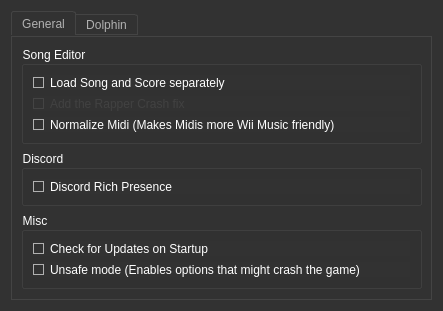
<?xml version="1.0" encoding="UTF-8"?>
<ui version="4.0">
 <class>Settings</class>
 <widget class="QDialog" name="Settings">
  <property name="windowModality">
   <enum>Qt::ApplicationModal</enum>
  </property>
  <property name="geometry">
   <rect>
    <x>0</x>
    <y>0</y>
    <width>443</width>
    <height>308</height>
   </rect>
  </property>
  <property name="windowTitle">
   <string>Settings</string>
  </property>
  <property name="styleSheet">
   <string notr="true">QToolTip
{
     border: 1px solid black;
     background-color: #ffa02f;
     padding: 1px;
     border-radius: 3px;
     opacity: 100;
}

QWidget
{
    color: white;
    background-color: #323232;
}

QWidget:item:hover
{
    background-color: QLinearGradient( x1: 0, y1: 0, x2: 0, y2: 1, stop: 0 #ffa02f, stop: 1 #ca0619);
    color: #000000;
}

QWidget:item:selected
{
    background-color: QLinearGradient( x1: 0, y1: 0, x2: 0, y2: 1, stop: 0 #ffa02f, stop: 1 #d7801a);
}

QMenuBar
{
	background: #242424;
}

QMenuBar::item
{
    background: transparent;
}

QMenuBar::item:selected
{
    background: transparent;
    border: 1px solid #ffaa00;
}

QMenuBar::item:pressed
{
    background: #444;
    border: 1px solid #000;
    background-color: QLinearGradient(
        x1:0, y1:0,
        x2:0, y2:1,
        stop:1 #212121,
        stop:0.4 #343434/*,
        stop:0.2 #343434,
        stop:0.1 #ffaa00*/
    );
    margin-bottom:-1px;
    padding-bottom:1px;
}

QMenu
{
    border: 1px solid #000;
}

QMenu::item
{
    padding: 2px 20px 2px 20px;
}

QMenu::item:selected
{
    color: #000000;
}

QWidget:disabled
{
    color: #404040;
    background-color: #323232;
}

QLineEdit
{
    background-color: QLinearGradient( x1: 0, y1: 0, x2: 0, y2: 1, stop: 0 #4d4d4d, stop: 0 #646464, stop: 1 #5d5d5d);
    padding: 1px;
    border-style: solid;
    border: 1px solid #1e1e1e;
    border-radius: 5;
}

QPushButton
{
    color: white;
    background-color: QLinearGradient( x1: 0, y1: 0, x2: 0, y2: 1, stop: 0 #565656, stop: 0.1 #525252, stop: 0.5 #4e4e4e, stop: 0.9 #4a4a4a, stop: 1 #464646);
    border-width: 1px;
    border-color: #1e1e1e;
    border-style: solid;
    border-radius: 6;
    padding: 3px;
    padding-left: 5px;
    padding-right: 5px;
}

QPushButton:pressed
{
    background-color: QLinearGradient( x1: 0, y1: 0, x2: 0, y2: 1, stop: 0 #2d2d2d, stop: 0.1 #2b2b2b, stop: 0.5 #292929, stop: 0.9 #282828, stop: 1 #252525);
}

QComboBox
{
    selection-background-color: #ffaa00;
    background-color: QLinearGradient( x1: 0, y1: 0, x2: 0, y2: 1, stop: 0 #565656, stop: 0.1 #525252, stop: 0.5 #4e4e4e, stop: 0.9 #4a4a4a, stop: 1 #464646);
    border-style: solid;
    border: 1px solid #1e1e1e;
    border-radius: 5;
	padding-left: 4px;
}

QComboBox:hover,QPushButton:hover
{
    border: 2px solid QLinearGradient( x1: 0, y1: 0, x2: 0, y2: 1, stop: 0 #ffa02f, stop: 1 #d7801a);
}


QComboBox:on
{
    background-color: QLinearGradient( x1: 0, y1: 0, x2: 0, y2: 1, stop: 0 #2d2d2d, stop: 0.1 #2b2b2b, stop: 0.5 #292929, stop: 0.9 #282828, stop: 1 #252525);
    selection-background-color: #ffaa00;
}

QComboBox QAbstractItemView
{
    border: 2px solid darkgray;
    selection-background-color: QLinearGradient( x1: 0, y1: 0, x2: 0, y2: 1, stop: 0 #ffa02f, stop: 1 #d7801a);
}

QComboBox::drop-down
{
     subcontrol-origin: padding;
     subcontrol-position: top right;
     width: 15px;

     border-left-width: 0px;
     border-left-color: darkgray;
     border-left-style: solid; /* just a single line */
     border-top-right-radius: 3px; /* same radius as the QComboBox */
     border-bottom-right-radius: 3px;
 }

QComboBox::down-arrow
{
     image: url(:images/images/down_arrow.png);
}

QGroupBox:focus
{
border: 2px solid QLinearGradient( x1: 0, y1: 0, x2: 0, y2: 1, stop: 0 #ffa02f, stop: 1 #d7801a);
}

QTextEdit:focus
{
    border: 2px solid QLinearGradient( x1: 0, y1: 0, x2: 0, y2: 1, stop: 0 #ffa02f, stop: 1 #d7801a);
}

QScrollBar:horizontal {
     border: 1px solid #222222;
     background: QLinearGradient( x1: 0, y1: 0, x2: 0, y2: 1, stop: 0.0 #121212, stop: 0.2 #282828, stop: 1 #484848);
     height: 7px;
     margin: 0px 16px 0 16px;
}

QScrollBar::handle:horizontal
{
      background: QLinearGradient( x1: 0, y1: 0, x2: 1, y2: 0, stop: 0 #ffa02f, stop: 0.5 #d7801a, stop: 1 #ffa02f);
      min-height: 20px;
      border-radius: 2px;
}

QScrollBar::add-line:horizontal {
      border: 1px solid #1b1b19;
      border-radius: 2px;
      background: QLinearGradient( x1: 0, y1: 0, x2: 1, y2: 0, stop: 0 #ffa02f, stop: 1 #d7801a);
      width: 14px;
      subcontrol-position: right;
      subcontrol-origin: margin;
}

QScrollBar::sub-line:horizontal {
      border: 1px solid #1b1b19;
      border-radius: 2px;
      background: QLinearGradient( x1: 0, y1: 0, x2: 1, y2: 0, stop: 0 #ffa02f, stop: 1 #d7801a);
      width: 14px;
     subcontrol-position: left;
     subcontrol-origin: margin;
}

QAbstractItemView
{
    background-color: #121212;
}

QScrollBar::right-arrow:horizontal, QScrollBar::left-arrow:horizontal
{
      border: 1px solid black;
      width: 1px;
      height: 1px;
      background: white;
}

QScrollBar::add-page:horizontal, QScrollBar::sub-page:horizontal
{
      background: none;
}

QScrollBar:vertical
{
      background: QLinearGradient( x1: 0, y1: 0, x2: 1, y2: 0, stop: 0.0 #121212, stop: 0.2 #282828, stop: 1 #484848);
      width: 7px;
      margin: 16px 0 16px 0;
      border: 1px solid #222222;
}

QScrollBar::handle:vertical
{
      background: QLinearGradient( x1: 0, y1: 0, x2: 0, y2: 1, stop: 0 #ffa02f, stop: 0.5 #d7801a, stop: 1 #ffa02f);
      min-height: 20px;
      border-radius: 2px;
}

QScrollBar::add-line:vertical
{
      border: 1px solid #1b1b19;
      border-radius: 2px;
      background: QLinearGradient( x1: 0, y1: 0, x2: 0, y2: 1, stop: 0 #ffa02f, stop: 1 #d7801a);
      height: 14px;
      subcontrol-position: bottom;
      subcontrol-origin: margin;
}

QScrollBar::sub-line:vertical
{
      border: 1px solid #1b1b19;
      border-radius: 2px;
      background: QLinearGradient( x1: 0, y1: 0, x2: 0, y2: 1, stop: 0 #d7801a, stop: 1 #ffa02f);
      height: 14px;
      subcontrol-position: top;
      subcontrol-origin: margin;
}

QScrollBar::up-arrow:vertical, QScrollBar::down-arrow:vertical
{
      border: 1px solid black;
      width: 1px;
      height: 1px;
      background: white;
}


QScrollBar::add-page:vertical, QScrollBar::sub-page:vertical
{
      background: none;
}

QTextEdit
{
    background-color: #242424;
	padding-left: 1px;
}

QPlainTextEdit
{
    background-color: #242424;
}

QHeaderView::section
{
    background-color: QLinearGradient(x1:0, y1:0, x2:0, y2:1, stop:0 #616161, stop: 0.5 #505050, stop: 0.6 #434343, stop:1 #656565);
    color: white;
    padding-left: 4px;
    border: 1px solid #6c6c6c;
}

QCheckBox:disabled
{
color: #414141;
}

QDockWidget::title
{
    text-align: center;
    spacing: 3px; /* spacing between items in the tool bar */
    background-color: QLinearGradient(x1:0, y1:0, x2:0, y2:1, stop:0 #323232, stop: 0.5 #242424, stop:1 #323232);
}

QDockWidget::close-button, QDockWidget::float-button
{
    text-align: center;
    spacing: 1px; /* spacing between items in the tool bar */
    background-color: QLinearGradient(x1:0, y1:0, x2:0, y2:1, stop:0 #323232, stop: 0.5 #242424, stop:1 #323232);
}

QDockWidget::close-button:hover, QDockWidget::float-button:hover
{
    background: #242424;
}

QDockWidget::close-button:pressed, QDockWidget::float-button:pressed
{
    padding: 1px -1px -1px 1px;
}

QMainWindow::separator
{
    background-color: QLinearGradient(x1:0, y1:0, x2:0, y2:1, stop:0 #161616, stop: 0.5 #151515, stop: 0.6 #212121, stop:1 #343434);
    color: white;
    padding-left: 4px;
    border: 1px solid #4c4c4c;
    spacing: 3px; /* spacing between items in the tool bar */
}

QMainWindow::separator:hover
{

    background-color: QLinearGradient(x1:0, y1:0, x2:0, y2:1, stop:0 #d7801a, stop:0.5 #b56c17 stop:1 #ffa02f);
    color: white;
    padding-left: 4px;
    border: 1px solid #6c6c6c;
    spacing: 3px; /* spacing between items in the tool bar */
}

QToolBar::handle
{
     spacing: 3px; /* spacing between items in the tool bar */
     background: url(:images/images/handle.png);
}

QMenu::separator
{
    height: 2px;
    background-color: QLinearGradient(x1:0, y1:0, x2:0, y2:1, stop:0 #161616, stop: 0.5 #151515, stop: 0.6 #212121, stop:1 #343434);
    color: white;
    padding-left: 4px;
    margin-left: 10px;
    margin-right: 5px;
}

QProgressBar
{
    border: 2px solid grey;
    border-radius: 5px;
    text-align: center;
}

QProgressBar::chunk
{
    background-color: #d7801a;
    width: 2.15px;
    margin: 0.5px;
}

QTabBar::tab {
    color: #b1b1b1;
    border: 1px solid #444;
    border-bottom-style: none;
    background-color: #323232;
    padding-left: 10px;
    padding-right: 10px;
    padding-top: 3px;
    padding-bottom: 2px;
    margin-right: -1px;
}

QTabWidget::pane {
    border: 1px solid #444;
    top: 1px;
}

QTabBar::tab:last
{
    margin-right: 0; /* the last selected tab has nothing to overlap with on the right */
    border-top-right-radius: 3px;
}

QTabBar::tab:first:!selected
{
 margin-left: 0px; /* the last selected tab has nothing to overlap with on the right */


    border-top-left-radius: 3px;
}

QTabBar::tab:!selected
{
    color: #b1b1b1;
    border-bottom-style: solid;
    margin-top: 3px;
    background-color: QLinearGradient(x1:0, y1:0, x2:0, y2:1, stop:1 #212121, stop:.4 #343434);
}

QTabBar::tab:selected
{
    border-top-left-radius: 3px;
    border-top-right-radius: 3px;
    margin-bottom: 0px;
}

QTabBar::tab:!selected:hover
{
    /*border-top: 2px solid #ffaa00;
    padding-bottom: 3px;*/
    border-top-left-radius: 3px;
    border-top-right-radius: 3px;
    background-color: QLinearGradient(x1:0, y1:0, x2:0, y2:1, stop:1 #212121, stop:0.4 #343434, stop:0.2 #343434, stop:0.1 #ffaa00);
}

QRadioButton::indicator:checked, QRadioButton::indicator:unchecked{
    color: #b1b1b1;
    background-color: #323232;
    border: 1px solid #b1b1b1;
    border-radius: 6px;
}

QRadioButton::indicator:checked
{
    background-color: qradialgradient(
        cx: 0.5, cy: 0.5,
        fx: 0.5, fy: 0.5,
        radius: 1.0,
        stop: 0.25 #ffaa00,
        stop: 0.3 #323232
    );
}

QCheckBox::indicator{
    color: #b1b1b1;
    background-color: #323232;
    border: 1px solid #b1b1b1;
    width: 9px;
    height: 9px;
}

QRadioButton::indicator
{
    border-radius: 6px;
}

QRadioButton::indicator:hover, QCheckBox::indicator:hover
{
    border: 1px solid #ffaa00;
}

QRadioButton:disabled
{
    background-color: #404040;
}


QCheckBox::indicator:checked
{
    image:url(:images/images/checkbox.png);
}

QCheckBox::indicator:disabled, QRadioButton::indicator:disabled
{
    border: 1px solid #444;
}

QWidget[error=&quot;true&quot;]
{
	border: 1px solid red;
}

QWidget[error=&quot;true&quot;]
{
	border: 1px solid red;
}</string>
  </property>
  <layout class="QVBoxLayout" name="verticalLayout">
   <item>
    <widget class="QTabWidget" name="MainWidget">
     <property name="currentIndex">
      <number>0</number>
     </property>
     <widget class="QWidget" name="Tab_General">
      <attribute name="title">
       <string>General</string>
      </attribute>
      <layout class="QVBoxLayout" name="verticalLayout_3">
       <item>
        <widget class="QGroupBox" name="SongEditor">
         <property name="title">
          <string>Song Editor</string>
         </property>
         <layout class="QVBoxLayout" name="verticalLayout_4">
          <item>
           <widget class="QCheckBox" name="SongScoreCheckbox">
            <property name="text">
             <string>Load Song and Score separately</string>
            </property>
           </widget>
          </item>
          <item>
           <widget class="QCheckBox" name="RapperFix">
            <property name="enabled">
             <bool>false</bool>
            </property>
            <property name="text">
             <string>Add the Rapper Crash fix</string>
            </property>
            <property name="checked">
             <bool>true</bool>
            </property>
           </widget>
          </item>
          <item>
           <widget class="QCheckBox" name="Normalize">
            <property name="text">
             <string>Normalize Midi (Makes Midis more Wii Music friendly)</string>
            </property>
           </widget>
          </item>
         </layout>
        </widget>
       </item>
       <item>
        <widget class="QGroupBox" name="groupBox">
         <property name="title">
          <string notr="true">Discord</string>
         </property>
         <layout class="QVBoxLayout" name="verticalLayout_12">
          <item>
           <widget class="QCheckBox" name="Discord">
            <property name="text">
             <string>Discord Rich Presence</string>
            </property>
            <property name="checked">
             <bool>true</bool>
            </property>
           </widget>
          </item>
         </layout>
        </widget>
       </item>
       <item>
        <widget class="QGroupBox" name="Updates">
         <property name="title">
          <string>Misc</string>
         </property>
         <layout class="QVBoxLayout" name="verticalLayout_13">
          <item>
           <widget class="QCheckBox" name="CheckForUpdates">
            <property name="text">
             <string>Check for Updates on Startup</string>
            </property>
            <property name="checked">
             <bool>true</bool>
            </property>
           </widget>
          </item>
          <item>
           <widget class="QCheckBox" name="UnsafeMode">
            <property name="enabled">
             <bool>true</bool>
            </property>
            <property name="text">
             <string>Unsafe mode (Enables options that might crash the game)</string>
            </property>
           </widget>
          </item>
         </layout>
        </widget>
       </item>
       <item>
        <spacer name="General_Spacer">
         <property name="orientation">
          <enum>Qt::Vertical</enum>
         </property>
         <property name="sizeHint" stdset="0">
          <size>
           <width>20</width>
           <height>40</height>
          </size>
         </property>
        </spacer>
       </item>
      </layout>
     </widget>
     <widget class="QWidget" name="Tab_Dolphin">
      <attribute name="title">
       <string notr="true">Dolphin</string>
      </attribute>
      <layout class="QVBoxLayout" name="verticalLayout_2">
       <item>
        <widget class="QGroupBox" name="DolphinPath_Title">
         <property name="title">
          <string>Dolphin Path</string>
         </property>
         <layout class="QVBoxLayout" name="verticalLayout_5">
          <item>
           <widget class="QLabel" name="DolphinPath_Label">
            <property name="font">
             <font>
              <pointsize>8</pointsize>
             </font>
            </property>
            <property name="styleSheet">
             <string notr="true">QLabel
{
padding: 1px;
border: 1px solid;
border-color: #1e1e1e;
background-color: #242424;
padding-top: 6px;
padding-bottom: 6px;
}</string>
            </property>
            <property name="text">
             <string>No Specified Path</string>
            </property>
           </widget>
          </item>
          <item>
           <widget class="QPushButton" name="DolphinPath_Browse">
            <property name="text">
             <string>Browse</string>
            </property>
           </widget>
          </item>
         </layout>
        </widget>
       </item>
       <item>
        <widget class="QGroupBox" name="DolphinSave_Title">
         <property name="title">
          <string>Dolphin Save Path</string>
         </property>
         <layout class="QVBoxLayout" name="verticalLayout_6">
          <item>
           <widget class="QLabel" name="DolphinSave_Label">
            <property name="font">
             <font>
              <pointsize>8</pointsize>
             </font>
            </property>
            <property name="styleSheet">
             <string notr="true">QLabel
{
padding: 1px;
border: 1px solid;
border-color: #1e1e1e;
background-color: #242424;
padding-top: 6px;
padding-bottom: 6px;
}</string>
            </property>
            <property name="text">
             <string>Default Path</string>
            </property>
           </widget>
          </item>
          <item>
           <layout class="QHBoxLayout" name="DolphinSave_Buttons">
            <item>
             <widget class="QPushButton" name="DolphinSave_Browse">
              <property name="text">
               <string>Browse</string>
              </property>
             </widget>
            </item>
            <item>
             <widget class="QPushButton" name="DolphinSave_Default">
              <property name="text">
               <string>Set as Default</string>
              </property>
             </widget>
            </item>
           </layout>
          </item>
         </layout>
        </widget>
       </item>
       <item>
        <spacer name="Tab_Dolphin_Spacer">
         <property name="orientation">
          <enum>Qt::Vertical</enum>
         </property>
         <property name="sizeHint" stdset="0">
          <size>
           <width>20</width>
           <height>40</height>
          </size>
         </property>
        </spacer>
       </item>
      </layout>
     </widget>
    </widget>
   </item>
  </layout>
 </widget>
 <resources>
  <include location="resources.qrc"/>
 </resources>
 <connections/>
</ui>
